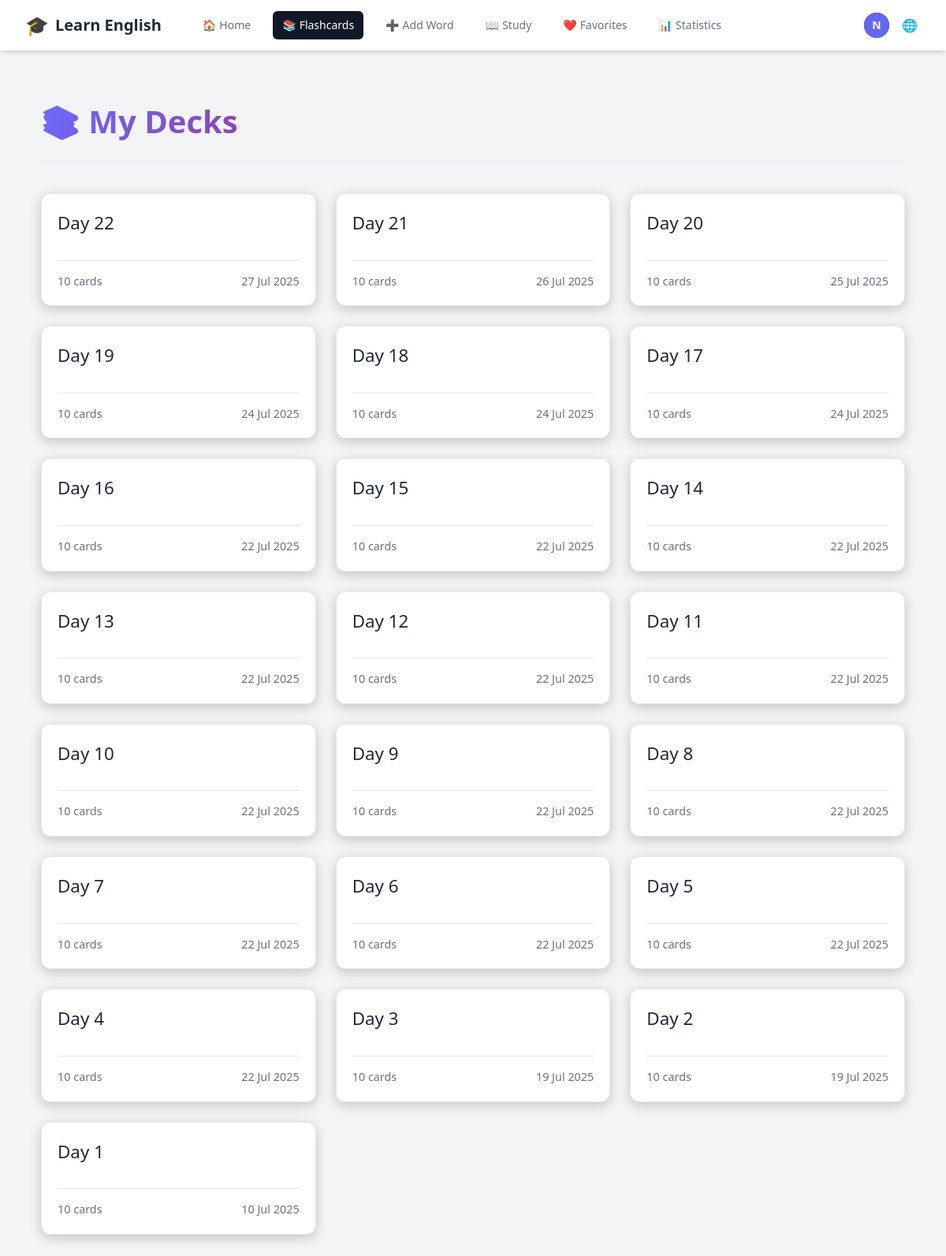
The page /decks/ (signed in) on the database its author committed.
### accounts/models.py (models this page shows, shortened)
class CustomUser(AbstractUser):
    email = models.EmailField(unique=True)
    username = None  # Remove username field
    USERNAME_FIELD = 'email'
    REQUIRED_FIELDS = []
    objects = CustomUserManager()

### vocabulary/models.py (models this page shows, shortened)
class Deck(models.Model):
    user = models.ForeignKey(settings.AUTH_USER_MODEL, on_delete=models.CASCADE, related_name='decks')
    name = models.CharField(max_length=255)
    created_at = models.DateTimeField(auto_now_add=True)
    class Meta:
        ordering = ['-created_at']
        unique_together = ['user', 'name']

### vocabulary/views.py (the view)
# urls.py: path('decks/', views.deck_list, name='deck_list'),
@login_required
def deck_list(request):
    decks = Deck.objects.filter(user=request.user).annotate(
        card_count=Count('flashcards')
    ).order_by('-created_at')
    context = {
        'decks': decks
    }
    return render(request, 'vocabulary/deck_list.html', context)

### vocabulary/context_processors.py (called while the page is built)
    def _(message):
        return str(message)

### vocabulary/templates/vocabulary/deck_list.html (shortened to what this page needs)
{% extends "base.html" %}
{% block content %}
<div class="deck-list-page">
    <div class="page-header">
        <h1>📚 {{ manual_texts.my_decks }}</h1>
    </div>
    {% if decks %}
        <div class="deck-grid">
            {% for deck in decks %}
                <a href="{% url 'deck_detail' deck.id %}" class="deck-card">
                    <div>
                        <h2>{{ deck.name }}</h2>
                    </div>
                    <div class="deck-info">
                        <span>{{ deck.card_count }} {{ manual_texts.cards_text }}</span>
                        <span class="created-date">{{ deck.created_at|date:"d M Y" }}</span>
                    </div>
                </a>
            {% endfor %}
        </div>
    {% else %}
        <div class="no-decks">
            <h2>{{ manual_texts.no_decks_yet }}</h2>
            <p>{{ manual_texts.get_started_by }} <a href="{% url 'add_flashcard' %}">{{ manual_texts.adding_flashcards }}</a>!</p>
        </div>
    {% endif %}
</div>
{% endblock %}

### vocabulary/templates/base.html (shortened to what this page needs)
{% load i18n %} {% load static %}
<!DOCTYPE html>
<html lang="{{ LANGUAGE_CODE }}">
  <head>
    <script src="https://cdn.tailwindcss.com"></script>
    <link rel="stylesheet" type="text/css" href="{% static 'css/main.css' %}" />
    <link
      rel="stylesheet"
      href="https://cdnjs.cloudflare.com/ajax/libs/font-awesome/6.0.0-beta3/css/all.min.css"
    />
  </head>
  <body class="bg-gray-100 dark:bg-gray-900">
    <nav class="bg-white dark:bg-gray-800 shadow-md">
      <div class="max-w-7xl mx-auto px-4 sm:px-6 lg:px-8">
        <div class="flex items-center justify-between h-16">
          <div class="flex items-center">
            <a
              href="{% if user.is_authenticated %}{% url 'dashboard' %}{% else %}{% url 'account_login' %}{% endif %}"
              class="flex-shrink-0 flex items-center space-x-2"
            >
              <span class="text-2xl">🎓</span>
              <span class="text-xl font-bold text-gray-800 dark:text-white"
                >{{ manual_texts.learn_english }}</span
              >
            </a>
            <div class="hidden md:block">
              <div class="ml-10 flex items-baseline space-x-4">
                {% if user.is_authenticated %}
                <a
                  href="{% url 'dashboard' %}"
                  class="{% if request.resolver_match.url_name == 'dashboard' %}bg-gray-900 text-white{% else %}text-gray-500 dark:text-gray-300 hover:bg-gray-700 hover:text-white{% endif %} px-3 py-2 rounded-md text-sm font-medium flex items-center space-x-1"
                  id="nav-home"
                >
                  <span class="nav-icon">🏠</span>
                  <span>{{ manual_texts.home }}</span>
                </a>
                <a
                  href="{% url 'deck_list' %}"
                  class="{% if request.resolver_match.url_name == 'deck_list' or request.resolver_match.url_name == 'deck_detail' %}bg-gray-900 text-white{% else %}text-gray-500 dark:text-gray-300 hover:bg-gray-700 hover:text-white{% endif %} px-3 py-2 rounded-md text-sm font-medium flex items-center space-x-1"
                  id="nav-flashcards"
                >
                  <span class="nav-icon">📚</span>
                  <span>{{ manual_texts.flashcards }}</span>
                </a>
                <a
                  href="{% url 'add_flashcard' %}"
                  class="{% if request.resolver_match.url_name == 'add_flashcard' %}bg-gray-900 text-white{% else %}text-gray-500 dark:text-gray-300 hover:bg-gray-700 hover:text-white{% endif %} px-3 py-2 rounded-md text-sm font-medium flex items-center space-x-1"
                  id="nav-add-word"
                >
                  <span class="nav-icon">➕</span>
                  <span>{{ manual_texts.add_word }}</span>
                </a>
                <a
                  href="{% url 'study' %}"
                  class="{% if request.resolver_match.url_name == 'study' %}bg-gray-900 text-white{% else %}text-gray-500 dark:text-gray-300 hover:bg-gray-700 hover:text-white{% endif %} px-3 py-2 rounded-md text-sm font-medium flex items-center space-x-1"
                  id="nav-study"
                >
                  <span class="nav-icon">📖</span>
                  <span>{{ manual_texts.study }}</span>
                </a>
                <a
                  href="{% url 'favorites' %}"
                  class="{% if request.resolver_match.url_name == 'favorites' %}bg-gray-900 text-white{% else %}text-gray-500 dark:text-gray-300 hover:bg-gray-700 hover:text-white{% endif %} px-3 py-2 rounded-md text-sm font-medium flex items-center space-x-1"
                  id="nav-favorites"
                >
                  <span class="nav-icon">❤️</span>
                  <span>{{ manual_texts.favorites|default:"Favorites" }}</span>
                </a>
                <a
                  href="{% url 'statistics' %}"
                  class="{% if request.resolver_match.url_name == 'statistics' %}bg-gray-900 text-white{% else %}text-gray-500 dark:text-gray-300 hover:bg-gray-700 hover:text-white{% endif %} px-3 py-2 rounded-md text-sm font-medium flex items-center space-x-1"
                  id="nav-statistics"
                >
                  <span class="nav-icon">📊</span>
                  <span>{{ manual_texts.statistics }}</span>
                </a>
                {% endif %}
              </div>
            </div>
          </div>
          <div class="hidden md:block">
            <div class="ml-4 flex items-center md:ml-6">
              {% if user.is_authenticated %}
              <div class="ml-3 relative">
                <div>
                  <button
                    type="button"
                    id="user-toggle"
                    class="max-w-xs bg-gray-800 rounded-full flex items-center text-sm focus:outline-none focus:ring-2 focus:ring-offset-2 focus:ring-offset-gray-800 focus:ring-white"
                    aria-expanded="false"
                    aria-haspopup="true"
                  >
                    <div
                      class="h-8 w-8 rounded-full bg-indigo-500 flex items-center justify-center text-white font-bold"
                    >
                      {{ user.email|slice:":1"|upper }}
                    </div>
                  </button>
                </div>
              </div>
              {% endif %}
              <div class="ml-3 relative">
                <div>
                  <button
                    type="button"
                    id="lang-toggle"
                    class="bg-white dark:bg-gray-800 p-1 rounded-full text-gray-400 dark:text-gray-300 hover:text-gray-500 dark:hover:text-white focus:outline-none focus:ring-2 focus:ring-offset-2 focus:ring-offset-gray-800 focus:ring-white"
                  >
                    <span class="nav-icon">🌐</span>
                  </button>
                </div>
              </div>
            </div>
          </div>
        </div>
      </div>
    </nav>
    <main class="py-10">
      <div class="max-w-7xl mx-auto px-4 sm:px-6 lg:px-8">
        {% block content %}{% endblock %}
      </div>
    </main>
  </body>
</html>

### static/css/main.css (style rules this page uses)
* { margin: 0; padding: 0; box-sizing: border-box; }
body { background: #18182f; color: #fff; font-family: "Segoe UI", Tahoma, Geneva, Verdana, sans-serif; line-height: 1.6; min-height: 100vh; }
.page-header { text-align: left; margin-bottom: 30px; padding-bottom: 20px; border-bottom: 1px solid var(--border-color); display: flex; justify-content: space-between; align-items: center; }
.page-header h1 { font-size: 2.2em; font-weight: 700; color: var(--text-main); }

### vocabulary/templates/base.html (style rules this page uses)
:root { --primary-color: #6a6cff; --primary-color-dark: #5859d8; --background-main: #f3f4f6; --background-secondary: #ffffff; --background-light: #ffffff; --text-main: #1f2937; --text-muted: #6b7280; --border-color: #e5e7eb; --card-background: var(--background-secondary); --card-border-color: var(--border-color); --card-text-main: var(--text-main); --card-text-muted: var(--text-muted); --card-shadow: 0 1px 3px 0 rgba(0, 0, 0, 0.1), 0 1px 2px 0 rgba(0, 0, 0, 0.06); --card-shadow-hover: 0 4px 6px -1px rgba(0, 0, 0, 0.1), 0 2px 4px -1px rgba(0, 0, 0, 0.06); }

### vocabulary/templates/vocabulary/deck_list.html (style rules this page uses)
.deck-list-page { max-width: 1200px; margin: 20px auto; padding: 0 20px; }
.page-header { text-align: center; margin-bottom: 40px; padding-bottom: 20px; border-bottom: 1px solid var(--border-color); }
.page-header h1 { font-size: 2.5em; font-weight: 700; background: linear-gradient(135deg, var(--primary-color), #8e44ad); -webkit-background-clip: text; -webkit-text-fill-color: transparent; }
.deck-grid { display: grid; grid-template-columns: repeat(auto-fill, minmax(280px, 1fr)); gap: 25px; }
.deck-card { background-color: var(--card-background); border: 1px solid var(--card-border-color); border-radius: 12px; padding: 20px; display: flex; flex-direction: column; justify-content: space-between; transition: all 0.3s ease; text-decoration: none; color: var(--card-text-main); box-shadow: 0 4px 15px rgba(0, 0, 0, 0.2); }
.deck-card h2 { font-size: 1.4em; margin-bottom: 10px; word-break: break-word; }
.deck-info { display: flex; justify-content: space-between; align-items: center; margin-top: 20px; padding-top: 15px; border-top: 1px solid var(--card-border-color); font-size: 0.9em; color: var(--card-text-muted); }

### rows shown on the page
CustomUser: email "N"
Deck: name "Day 22", card_count "10", cards_text "cards", created_at "27 Jul 2025"
Deck: name "Day 21", card_count "10", cards_text "cards", created_at "26 Jul 2025"
Deck: name "Day 20", card_count "10", cards_text "cards", created_at "25 Jul 2025"
Deck: name "Day 19", card_count "10", cards_text "cards", created_at "24 Jul 2025"
Deck: name "Day 18", card_count "10", cards_text "cards", created_at "24 Jul 2025"
Deck: name "Day 17", card_count "10", cards_text "cards", created_at "24 Jul 2025"
Deck: name "Day 16", card_count "10", cards_text "cards", created_at "22 Jul 2025"
Deck: name "Day 15", card_count "10", cards_text "cards", created_at "22 Jul 2025"
Deck: name "Day 14", card_count "10", cards_text "cards", created_at "22 Jul 2025"
Deck: name "Day 13", card_count "10", cards_text "cards", created_at "22 Jul 2025"
Deck: name "Day 12", card_count "10", cards_text "cards", created_at "22 Jul 2025"
Deck: name "Day 11", card_count "10", cards_text "cards", created_at "22 Jul 2025"
Deck: name "Day 10", card_count "10", cards_text "cards", created_at "22 Jul 2025"
Deck: name "Day 9", card_count "10", cards_text "cards", created_at "22 Jul 2025"
Deck: name "Day 8", card_count "10", cards_text "cards", created_at "22 Jul 2025"
Deck: name "Day 7", card_count "10", cards_text "cards", created_at "22 Jul 2025"
Deck: name "Day 6", card_count "10", cards_text "cards", created_at "22 Jul 2025"
Deck: name "Day 5", card_count "10", cards_text "cards", created_at "22 Jul 2025"
Deck: name "Day 4", card_count "10", cards_text "cards", created_at "22 Jul 2025"
Deck: name "Day 3", card_count "10", cards_text "cards", created_at "19 Jul 2025"
Deck: name "Day 2", card_count "10", cards_text "cards", created_at "19 Jul 2025"
Deck: name "Day 1", card_count "10", cards_text "cards", created_at "10 Jul 2025"

### other values the page prints
{{ manual_texts.learn_english }} "Learn English"
{{ manual_texts.home }} "Home"
{{ manual_texts.flashcards }} "Flashcards"
{{ manual_texts.add_word }} "Add Word"
{{ manual_texts.study }} "Study"
{{ manual_texts.favorites|default:"Favorites" }} "Favorites"
{{ manual_texts.statistics }} "Statistics"
{{ manual_texts.my_decks }} "My Decks"
